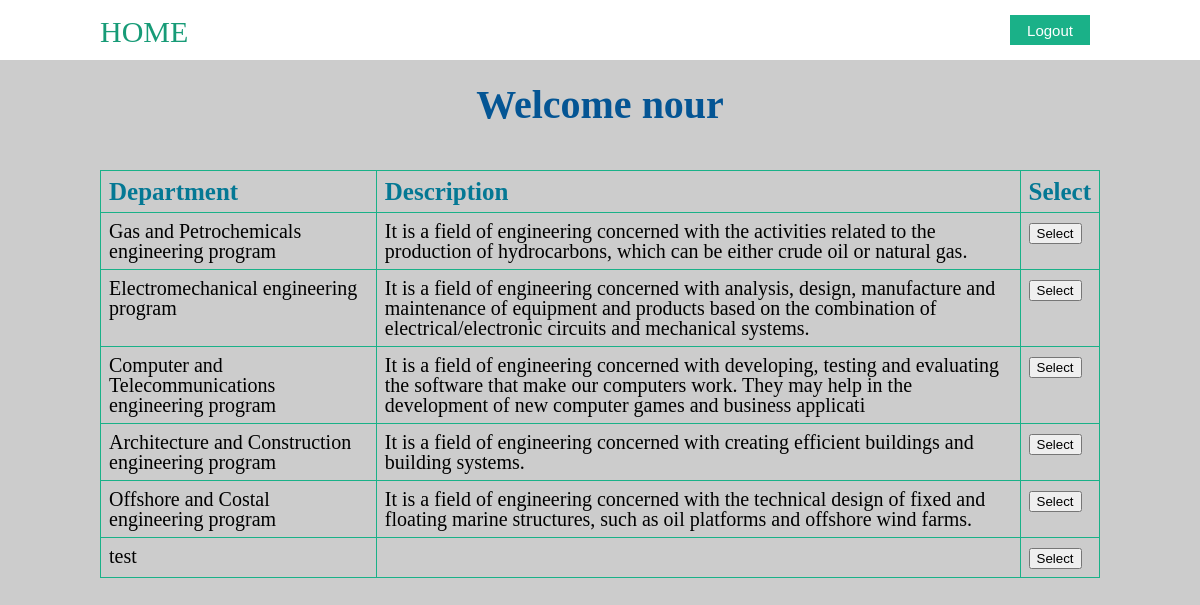
Page /department.php (signed in) on the committed database.
### tables this page shows
CREATE TABLE `department` (
  `dept_id` int(11) NOT NULL,
  `name` varchar(60) DEFAULT NULL,
  `description` varchar(200) DEFAULT NULL
);

### department.php (the view, shortened to what this page needs)
<?php
include_once'header.php';
include_once'dbh.inc.php';
echo "<h2 class='welcome'>Welcome ".$_SESSION['username']."</h2>";
 ?>
 <div class="main-container">
     <div class="main-wrapper">
         <table class="table-design">
             <thead>
                <tr class="tr-design">
                 <th>Department</th>
                 <th>Description</th>
                 <th>Select</th>
                </tr>
             </thead>
             <tbody>
               <form action="includes/department.inc.php" method="get">
                <?php
                 $query = "SELECT * FROM department ";
                 $selected_department = mysqli_query($conn,$query);
                 while($row =mysqli_fetch_assoc($selected_department))
                 { $name = $row['name'];
                     $dept_id = $row['dept_id'];
                     $description = $row['description'];
                 echo"<tr><td class= 'td_design'>$name</td>";
                 echo"<td class= 'td_design'>$description</td>";
                 echo"<td class= 'td_design'><button name='select' class='btn btn-primary' value=$dept_id>Select</button></td></tr>";
                 }
                     ?>
                </form>
             </tbody>
         </table>
     </div>
 </div>
</body>
</html>

### style.css (style rules this page uses)
html, body, div, span, object, iframe, h1, h2, h3, h4, h5, h6, p, blockquote, pre, abbr, address, cite, code, del, dfn, em, img, ins, kbd, q, samp, small, strong, sub, sup, var, b, i, dl, dt, dd, ol, ul, li, fieldset, form, label, legend, table, caption, tbody, tfoot, thead, tr, th, td, article, aside, canvas, details, figcaption, figure, footer, header, hgroup, menu, nav, section, summary, time, mark, audio, video { margin:0; padding:0; border:0; outline:0; font-size:100%; vertical-align:baseline; background:transparent; }
body { line-height:1; }
table { border-collapse:collapse; border-spacing:0; }
.main-wrapper { margin:0 auto; width: 1000px; }
body { background-color: #ccc; }
.main-container { padding-top: 40px; }
.table-design { font-family: Times New Roman; border-collapse: collapse; width: 100%; }
.tr-design { font-size: 25px; color: #047894; border: 1px solid #1ab188; text-align: left; padding: 8px; }
.tr-design th { border: 1px solid #1ab188; text-align: left; padding: 8px; }
.td_design { font-size: 20px; border: 1px solid #1ab188; text-align: left; padding: 8px; }
.welcome { padding-top: 20px; margin:0 auto; width: 1000px; font-family: Times New Roman; font-size: 40px; color: #045594; line-height: 50px; text-align: center; }

### rows in the picture
department: name "Gas and Petrochemicals engineering program", description "It is a field of engineering concerned with the activities related to the production of hydrocarbons, which can be either crude oil or natural gas.", $dept_id 1 (drawn)
department: name "Electromechanical engineering program", description "It is a field of engineering concerned with analysis, design, manufacture and maintenance of equipment and products based on the combination of electrical/electronic circuits and mechanical systems.", $dept_id 2 (drawn)
department: name "Computer and Telecommunications engineering program", description "It is a field of engineering concerned with developing, testing and evaluating the software that make our computers work. They may help in the development of new computer games and business applicati", $dept_id 3 (drawn)
department: name "Architecture and Construction engineering program", description "It is a field of engineering concerned with creating efficient buildings and building systems.", $dept_id 4 (drawn)
department: name "Offshore and Costal engineering program", description "It is a field of engineering concerned with the technical design of fixed and floating marine structures, such as oil platforms and offshore wind farms.", $dept_id 5 (drawn)
department: name "test", $dept_id 6 (drawn)

### other values in the picture
$_SESSION['username'] "nour"
